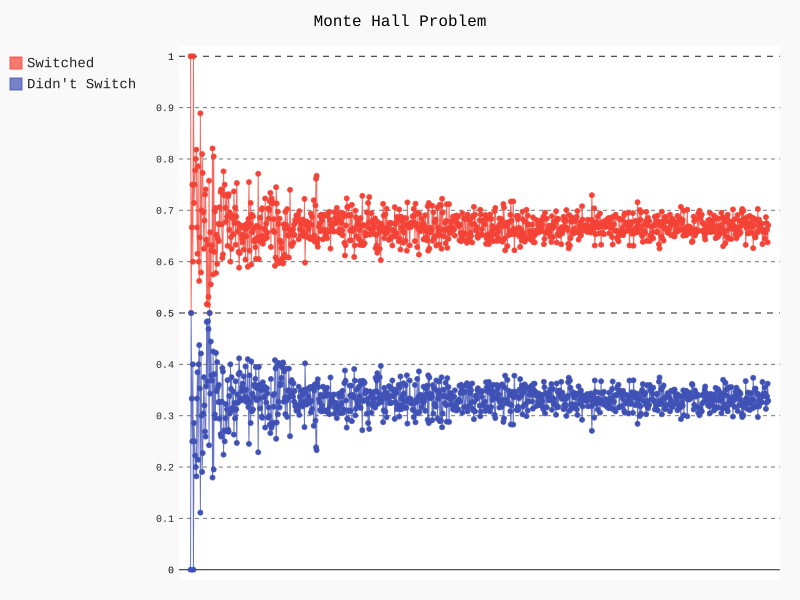

The Python source for this figure:
import math
import random
import pygal

def monte_hall():
    doors = [0, 1, 2]

    initial_selected_door, winning_door = random.choice(doors), random.choice(doors)
    switch_door, open_door = 0, 0

    switch, no_switch = False, False

    if initial_selected_door == winning_door:
        # the initially chosen door covered the prize, so the player must choose
        # from the remaining two doors at random, but both contain non-prizes
        doors.remove(initial_selected_door)
        open_door = random.choice(doors)

        doors.remove(open_door)
        switch_door = random.choice(doors)

    else:

        # the initially chosen door covered a non-prize, so by switching,
        # the player is garunteed to uncover the prize. By removing the initial 
        # door selection and the winning door, we can find the door that is opened
        # to reveal a non-prize. Then, switching will doors means that player will
        # choose the door covering the prize
        doors.remove(initial_selected_door)
        doors.remove(winning_door)

        open_door = doors[0]

        winning_door = switch_door

    if switch_door == winning_door:
        switch = True
    else:
        switch = False

    return switch

def main():
    iterations = 1000
    switch, no_switch = list(), list()

    switch_count, no_switch_count = 0, 0

    for i in range(iterations):

        i = i+1

        for j in range(i):

            s = monte_hall()

            if s:
                switch_count += 1

        # computing proportion of success attributed to switching and not switching
        no_switch_count = i - switch_count

        assert(no_switch_count + switch_count == i)

        switch.append(switch_count / i)
        no_switch.append(no_switch_count / i)

        # reset the counts before next iteration
        switch_count, no_switch_count = 0, 0

    # plot the line graph via the pygal library
    line_chart = pygal.Line(show_x_labels=False)
    line_chart.title = 'Monte Hall Problem'
    line_chart.x_labels = map(str, range(0, iterations))
    line_chart.add('Switched', switch)
    line_chart.add('Didn\'t Switch', no_switch)
    line_chart.render_to_file('monte_hall.svg')

if __name__ == "__main__":
    main()
